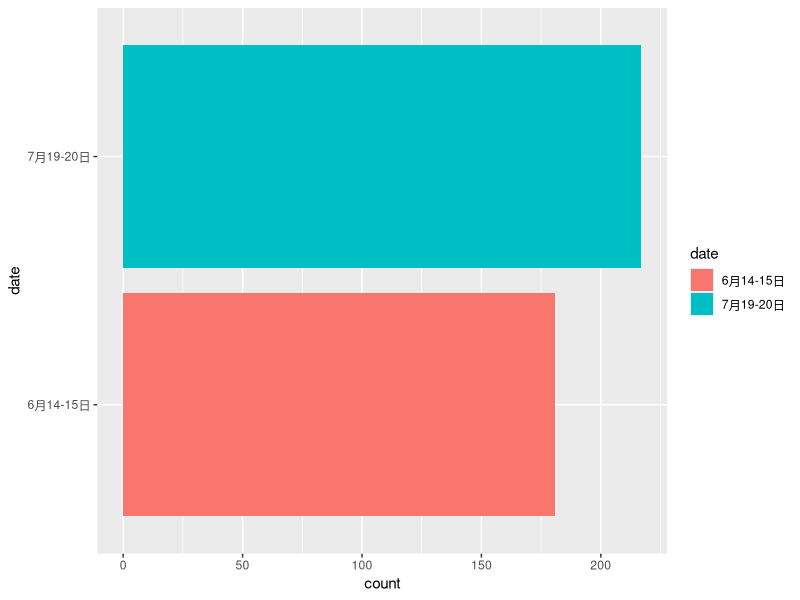
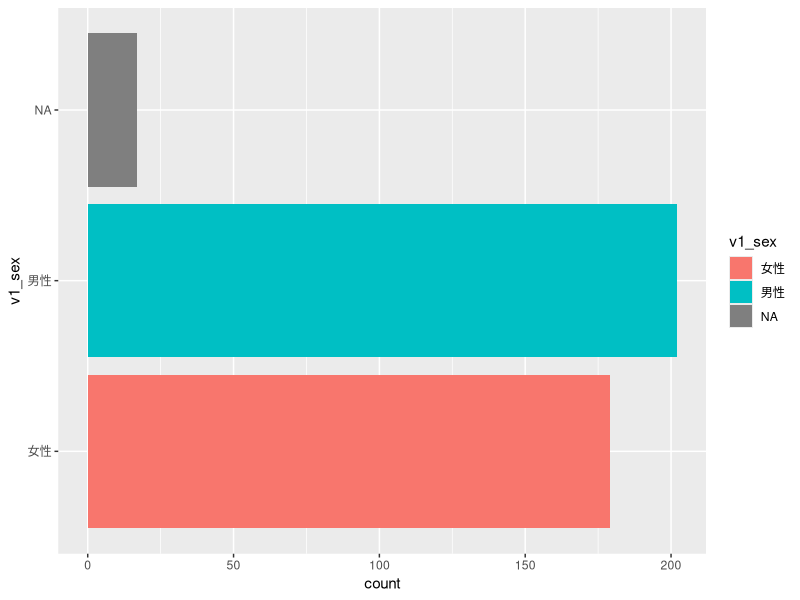
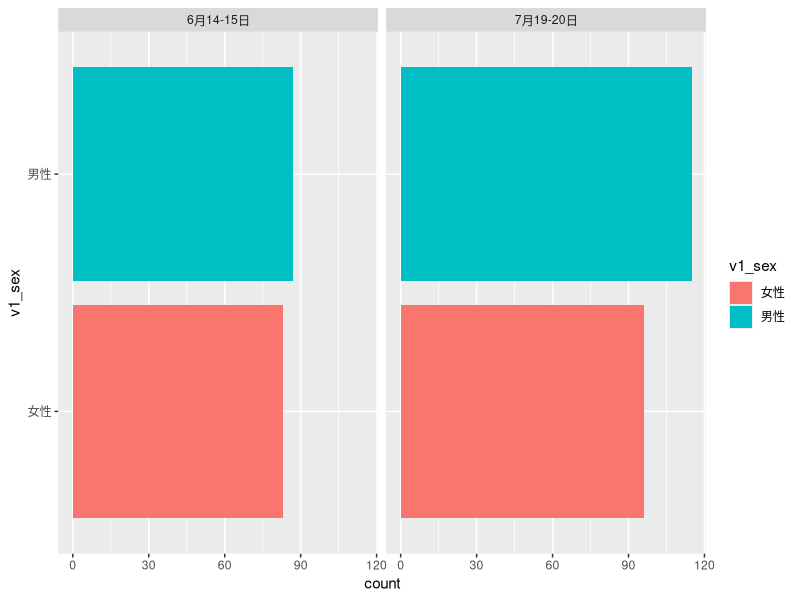

Source code (R) for these figures, in order:
## ---- chunk 1
#| include: false

library(tidyverse)
## ---- chunk 2
#| include: false

data <- read_csv("kaminoko2025_all.csv")
## ---- chunk 3
# 必要に応じて追加

## ---- chunk 4
data |> 
  ggplot(aes(y = date, fill = date)) +
  geom_bar()
## ---- chunk 5
data |> 
  ggplot(aes(y = v1_sex, fill = v1_sex)) +
  geom_bar()
## ---- chunk 6
data |> 
  filter(!is.na(v1_sex)) |> 
  ggplot(aes(y = v1_sex, fill = v1_sex)) +
  geom_bar() +
  facet_wrap(~date)
